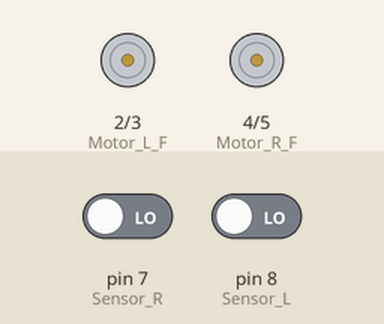
Bench run of a sketch on a simulated Arduino Uno, built with avr-gcc and run on an emulated ATmega328P. On the bench: motor-driver pin pairs drawn as motors (green arrow = first pin HIGH = forward, orange = second pin HIGH = backward, longer = more drive). Inputs (shaded band) come from the test bench; at power-on: pin 7 (Sensor_R) LOW, pin 8 (Sensor_L) LOW.

Above: at 1.2 s.
1.3 s: pin 7 (Sensor_R) driven HIGH
At 1.8 s:
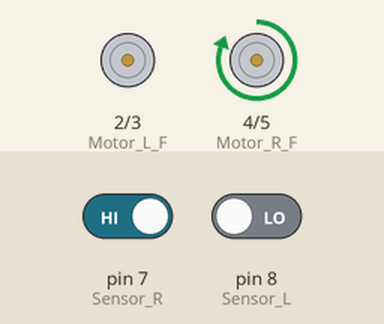
2.8 s: pin 8 (Sensor_L) driven HIGH
At 4.0 s:
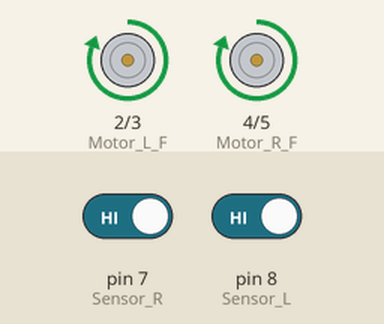
4.3 s: pin 7 (Sensor_R) driven LOW
At 5.3 s:
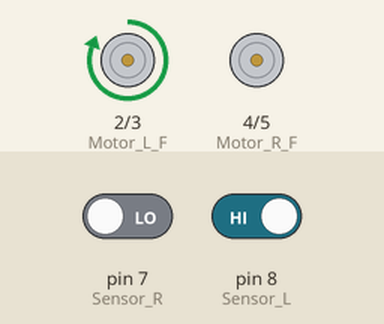
5.8 s: pin 8 (Sensor_L) driven LOW
At 6.4 s:
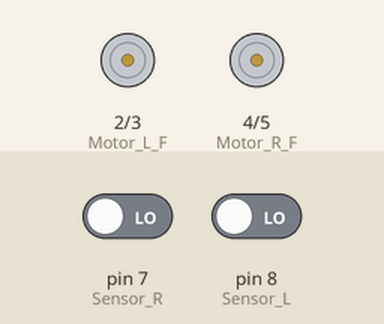
Timing chart, 0 to 8.3 s (numbered marks = the images above; inputs shaded):
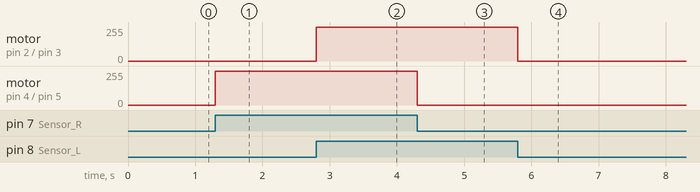

The sketch:

linefollower.ino
```cpp
const int Sensor_L=8;
const int Sensor_R=7;

const int Motor_L_F=2;
const int Motor_L_B=3;
const int Motor_R_F=4;
const int Motor_R_B=5;
int L=0;
int R=0;
int t=0;
void Forward() {
digitalWrite(Motor_L_F, HIGH);
digitalWrite(Motor_L_B, LOW);
digitalWrite(Motor_R_F, HIGH);
digitalWrite(Motor_R_B, LOW);
}

void Right() {
digitalWrite(Motor_L_F, HIGH);
digitalWrite(Motor_L_B, LOW);
digitalWrite(Motor_R_F, LOW);
digitalWrite(Motor_R_B, LOW);
}

void Left() {
digitalWrite(Motor_L_F, LOW);
digitalWrite(Motor_L_B, LOW);
digitalWrite(Motor_R_F, HIGH);
digitalWrite(Motor_R_B, LOW);
}

void Backward() {
digitalWrite(Motor_L_F, LOW);
digitalWrite(Motor_L_B, HIGH);
digitalWrite(Motor_R_F, LOW);
digitalWrite(Motor_R_B, HIGH);
}

void Stop() {
digitalWrite(Motor_L_F, LOW);
digitalWrite(Motor_L_B, LOW);
digitalWrite(Motor_R_F, LOW);
digitalWrite(Motor_R_B, LOW);
}

void setup() {
  // put your setup code here, to run once:
pinMode(Sensor_L, INPUT);
pinMode(Sensor_R, INPUT);
pinMode(Motor_L_F, OUTPUT);
pinMode(Motor_L_B, OUTPUT);
pinMode(Motor_R_F, OUTPUT);
pinMode(Motor_R_B, OUTPUT);
}

void loop() {
  // put your main code here, to run repeatedly:
 // Serial.begin(9600);
 // Serial.print(Sensor_L);
 // delay(1000);
 // Serial.print(Sensor_R);
 // delay(1000);
//
L=digitalRead(Sensor_L);
R=digitalRead(Sensor_R);
if(L==HIGH && R==HIGH)
{
  //void Forward();
  digitalWrite(Motor_L_F, HIGH);
  digitalWrite(Motor_L_B, LOW);
  digitalWrite(Motor_R_F, HIGH);
  digitalWrite(Motor_R_B, LOW);
  delay(t);
}
else if(L==LOW && R==HIGH)
{
  //void Right();
  digitalWrite(Motor_L_F, LOW);
  digitalWrite(Motor_L_B, LOW);
  digitalWrite(Motor_R_F, HIGH);
  digitalWrite(Motor_R_B, LOW);
  delay(t);

}
else if(L==HIGH && R==LOW)
{
 //void Left();
  digitalWrite(Motor_L_F, HIGH);
  digitalWrite(Motor_L_B, LOW);
  digitalWrite(Motor_R_F, LOW);
  digitalWrite(Motor_R_B, LOW);
  delay(t);

}
else if(L==LOW && R==LOW)
{
 //void Stop();
  digitalWrite(Motor_L_F, LOW);
  digitalWrite(Motor_L_B, LOW);
  digitalWrite(Motor_R_F, LOW);
  digitalWrite(Motor_R_B, LOW);
  delay(t);
}

}
```

Measured:
- after the input at 1.3 s, motor on pin 4 (Motor_R_F) / pin 5 (Motor_R_B): stopped → forward 255/255 at once
- after the input at 2.8 s, motor on pin 2 (Motor_L_F) / pin 3 (Motor_L_B): stopped → forward 255/255 at once
- after the input at 4.3 s, motor on pin 4 (Motor_R_F) / pin 5 (Motor_R_B): forward 255/255 → stopped at once
- after the input at 5.8 s, motor on pin 2 (Motor_L_F) / pin 3 (Motor_L_B): forward 255/255 → stopped at once
